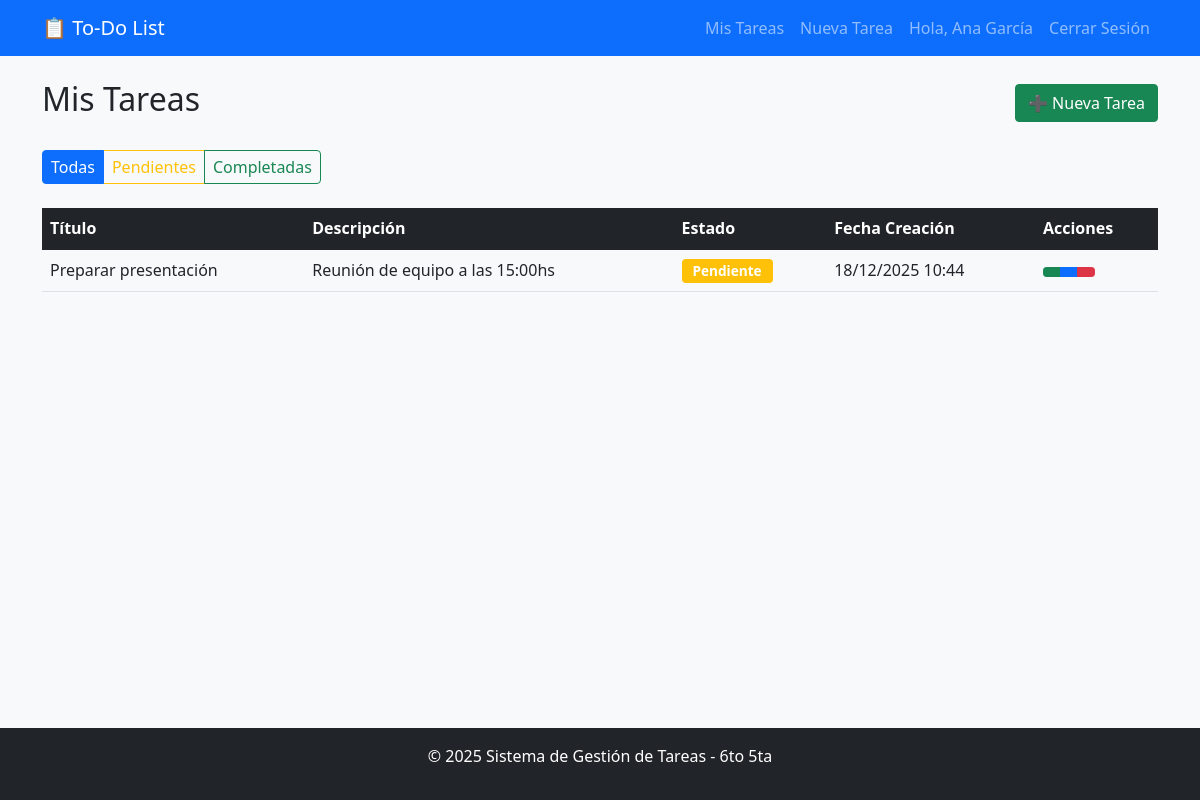
/dashboard.php (signed in), run on the app's committed database.
### tables this page shows
CREATE TABLE tareas (
    id INT AUTO_INCREMENT PRIMARY KEY,
    usuario_id INT NOT NULL,
    titulo VARCHAR(255) NOT NULL,
    descripcion TEXT,
    estado ENUM('pendiente', 'completada') DEFAULT 'pendiente',
    fecha_creacion TIMESTAMP DEFAULT CURRENT_TIMESTAMP,
    fecha_actualizacion TIMESTAMP DEFAULT CURRENT_TIMESTAMP ON UPDATE CURRENT_TIMESTAMP,
    FOREIGN KEY (usuario_id) 
        REFERENCES usuarios(id) 
        ON DELETE CASCADE
);

### dashboard.php (the view, shortened to what this page needs)
<?php
include('includes/db.php');
$filter = isset($_GET['filter']) ? $_GET['filter'] : 'all';
$sql = "SELECT * FROM tareas WHERE usuario_id = ?";
$params = [$_SESSION['user_id']];
$sql .= " ORDER BY fecha_creacion DESC";
$stmt = $conn->prepare($sql);
$stmt->execute($params);
$tasks = $stmt->fetchAll();
include('includes/header.php');
?>
<div class="d-flex justify-content-between align-items-center mb-4">
    <h2>Mis Tareas</h2>
    <a href="create_task.php" class="btn btn-success">➕ Nueva Tarea</a>
</div>
<div class="mb-4">
    <div class="btn-group" role="group">
        <a href="?filter=all" class="btn btn-outline-primary <?php echo $filter == 'all' ? 'active' : ''; ?>">
            Todas
        </a>
        <a href="?filter=pending" class="btn btn-outline-warning <?php echo $filter == 'pending' ? 'active' : ''; ?>">
            Pendientes
        </a>
        <a href="?filter=completed" class="btn btn-outline-success <?php echo $filter == 'completed' ? 'active' : ''; ?>">
            Completadas
        </a>
    </div>
</div>
<div class="table-responsive">
    <table class="table table-hover">
        <thead class="table-dark">
            <tr>
                <th>Título</th>
                <th>Descripción</th>
                <th>Estado</th>
                <th>Fecha Creación</th>
                <th>Acciones</th>
            </tr>
        </thead>
        <tbody>
            <?php if(empty($tasks)): ?>
                <tr>
                    <td colspan="5" class="text-center">No hay tareas registradas</td>
                </tr>
            <?php else: ?>
                <?php foreach($tasks as $task): ?>
                <tr class="<?php echo $task['estado'] == 'completada' ? 'table-success' : ''; ?>">
                    <td><?php echo htmlspecialchars($task['titulo']); ?></td>
                    <td><?php echo htmlspecialchars($task['descripcion']); ?></td>
                    <td>
                        <span class="badge bg-<?php echo $task['estado'] == 'completada' ? 'success' : 'warning'; ?>">
                            <?php echo ucfirst($task['estado']); ?>
                        </span>
                    </td>
                    <td><?php echo date('d/m/Y H:i', strtotime($task['fecha_creacion'])); ?></td>
                    <td>
                        <div class="btn-group btn-group-sm">
                            <?php if($task['estado'] == 'pendiente'): ?>
                                <a href="update_task.php?id=<?php echo $task['id']; ?>&action=complete"
                                   class="btn btn-success" title="Completar">
                                </a>
                            <?php endif; ?>
                            <a href="update_task.php?id=<?php echo $task['id']; ?>&action=edit"
                               class="btn btn-primary" title="Editar">
                            </a>
                            <a href="delete_task.php?id=<?php echo $task['id']; ?>"
                               class="btn btn-danger"
                               onclick="return confirm('¿Eliminar esta tarea?')" title="Eliminar">
                            </a>
                        </div>
                    </td>
                </tr>
                <?php endforeach; ?>
            <?php endif; ?>
        </tbody>
    </table>
</div>
<?php include('includes/footer.php'); ?>

### style.css (style rules this page uses)
body { background-color: #f8f9fa; min-height: 100vh; display: flex; flex-direction: column; }
.btn-group .btn { padding: 0.25rem 0.5rem; }
.badge { font-size: 0.85em; padding: 0.4em 0.8em; }

### data on the page
tareas: titulo "Preparar presentación", descripcion "Reunión de equipo a las 15:00hs", estado "Pendiente", fecha_creacion "18/12/2025 10:44"

### other printed values
$_SESSION['user_name'] "Ana García"
